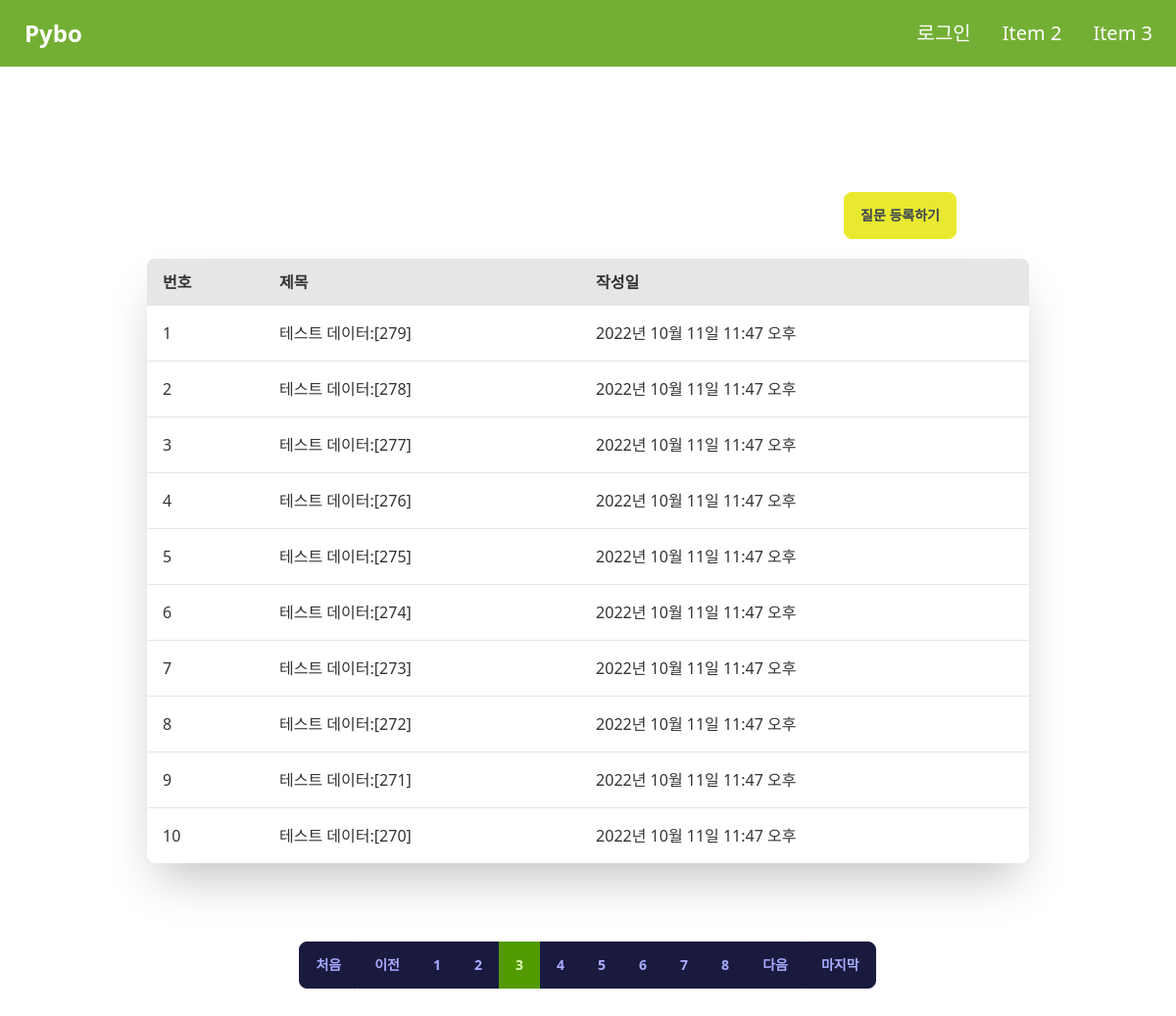
Page /pybo/?page=3 on the committed database.
### pybo/models.py (models this page shows, shortened)
class Question(models.Model):   # 질문 클래스 생성
    subject = models.CharField(max_length=200)  # 제목 컬럼, 글자수 길이 제한이 필요한 속성은 CharField()사용
    content = models.TextField()    # 내용 컬럼, 글자수 길이 제한 필요없는 속성은 TextField()사용
    create_date = models.DateTimeField()    # 작성일

### pybo/views.py (the view)
# urls.py: path('', views.index, name='index'),  # /pybo로 url요청 시 views.index로 리턴
def index(request):
    page = request.GET.get('page', '1')  # 페이지 : http://localhost:8000/pybo/?page=1 처럼 GET 방식으로 호출된 URL에서 page값을 가져올 때 사용하는데 메인페이지로 호출됫을 시 기본값으로 page를 1로 설정
    question_list = Question.objects.order_by('-create_date')   # order_by() : 조회 결과를 정렬하는 함수, -가 있으면 역방향/없으면 순방향
    paginator = Paginator(question_list, 10)    # 페이지 당 10개씩 보여주기
    page_obj = paginator.get_page(page)  # 요청된 페이지에 해당되는 페이징 객체 생성 -> 페이징 객체에는 다양한 속성 존재(블로그 참고)
    last_page_num = 0
    for last_page in paginator.page_range:
        last_page_num = last_page
    context = {
        'question_list': page_obj,      # question_list는 페이징 객체
        'last_page_num': last_page_num,   # 마지막 페이지
    }
    return render(request, 'pybo/question_list.html', context) # 조회된 질문목록을 pybo/question_list.html 템플릿 파일로 리턴하여 응답

### templates/pybo/question_list.html
{% extends 'base.html' %}
{% block content %}
    <div class="overflow-x-auto flex-col my-32 justify-center items-center text-center">
        <div class="text-end mx-56 mb-5">
            <a href="{% url 'pybo:question_create' %}" class="btn btn-secondary text-gray-700 hover:text-white">질문 등록하기</a>
        </div>
        <table class="table w-3/4 rounded-2xl mx-auto mb-20 shadow-2xl">
            <thead>
              <tr>
                <th class="text-[1rem]">번호</th>
                <th class="text-[1rem]">제목</th>
                <th class="text-[1rem]">작성일</th>
              </tr>
            </thead>
            <tbody>
            {% if question_list %}
                {% for question in question_list %}
              <tr class="hover">
                <td>{{ forloop.counter }}</td>
                <td class="hover:text-primary"><a href="{% url 'pybo:detail' question.id %}">{{ question.subject }}</a></td>
                <td>{{ question.create_date }}</td>
              </tr>
            {% endfor %}
                {% else %}
                <tr>
                    <td colspan="3">질문이 없습니다.</td>
                </tr>
                {% endif %}
            </tbody>
        </table>
        <div class="btn-group">
            <a href="?page={{ 1 }}" role="button" class="btn">처음</a>
            {% if question_list.has_previous %}
                <a href="?page={{ question_list.previous_page_number }}" role="button" class="btn">이전</a>
            {% else %}
                <a tabindex="-1" aria-disabled="true" href="#" role="button" class="btn" disabled>이전</a>
            {% endif %}
            {% for page_number in question_list.paginator.page_range %}
                {% if page_number >= question_list.number|add:-5 and page_number <= question_list.number|add:5 %}
                    {% if page_number == question_list.number%}
                        <a href="?page={{ page_number }}" role="button" class="btn btn-active">{{ page_number }}</a>
                    {% else %}
                        <a href="?page={{ page_number }}" role="button" class="btn">{{ page_number }}</a>
                    {% endif %}
                {% endif %}
            {% endfor %}
            {% if question_list.has_next %}
                <a href="?page={{ question_list.next_page_number }}" role="button" class="btn">다음</a>
            {% else %}
                <a tabindex="-1" aria-disabled="true" href="#" role="button" class="btn" disabled>다음</a>
            {% endif %}
            <a href="?page={{ last_page_num }}" role="button" class="btn">마지막</a>
        </div>
    </div>
{% endblock %}

### rows in the picture
Question: subject "테스트 데이터:[279]", create_date "2022년 10월 11일 11:47 오후"
Question: subject "테스트 데이터:[278]", create_date "2022년 10월 11일 11:47 오후"
Question: subject "테스트 데이터:[277]", create_date "2022년 10월 11일 11:47 오후"
Question: subject "테스트 데이터:[276]", create_date "2022년 10월 11일 11:47 오후"
Question: subject "테스트 데이터:[275]", create_date "2022년 10월 11일 11:47 오후"
Question: subject "테스트 데이터:[274]", create_date "2022년 10월 11일 11:47 오후"
Question: subject "테스트 데이터:[273]", create_date "2022년 10월 11일 11:47 오후"
Question: subject "테스트 데이터:[272]", create_date "2022년 10월 11일 11:47 오후"
Question: subject "테스트 데이터:[271]", create_date "2022년 10월 11일 11:47 오후"
Question: subject "테스트 데이터:[270]", create_date "2022년 10월 11일 11:47 오후"

### other values in the picture
{{ page_number }} "1" "2" "4" "5" "6" "7" "8"
{{ page_number }} "3"
